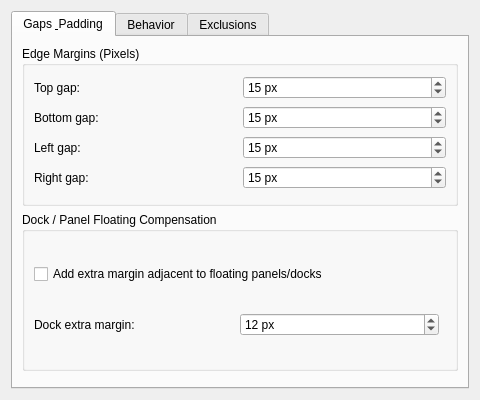
<?xml version="1.0" encoding="UTF-8"?>
<ui version="4.0">
    <class>KgapsConfig</class>
    <widget class="QWidget" name="KgapsConfig">
        <property name="geometry">
            <rect>
                <x>0</x>
                <y>0</y>
                <width>480</width>
                <height>400</height>
            </rect>
        </property>
        <layout class="QVBoxLayout" name="mainLayout">
            <item>
                <widget class="QTabWidget" name="tabWidget">
                    <!-- Tab 1: Gaps & Padding -->
                    <widget class="QWidget" name="tabPadding">
                        <attribute name="title">
                            <string>Gaps &amp; Padding</string>
                        </attribute>
                        <layout class="QVBoxLayout" name="paddingLayout">
                            <item>
                                <widget class="QGroupBox" name="groupGaps">
                                    <property name="title">
                                        <string>Edge Margins (Pixels)</string>
                                    </property>
                                    <layout class="QGridLayout" name="gridLayoutGaps">
                                        <!-- Top -->
                                        <item row="0" column="0">
                                            <widget class="QLabel" name="labelTop">
                                                <property name="text">
                                                    <string>Top gap:</string>
                                                </property>
                                            </widget>
                                        </item>
                                        <item row="0" column="1">
                                            <widget class="QSpinBox" name="kcfg_gapTop">
                                                <property name="minimum">
                                                    <number>0</number>
                                                </property>
                                                <property name="maximum">
                                                    <number>200</number>
                                                </property>
                                                <property name="value">
                                                    <number>15</number>
                                                </property>
                                                <property name="suffix">
                                                    <string> px</string>
                                                </property>
                                            </widget>
                                        </item>
                                        <!-- Bottom -->
                                        <item row="1" column="0">
                                            <widget class="QLabel" name="labelBottom">
                                                <property name="text">
                                                    <string>Bottom gap:</string>
                                                </property>
                                            </widget>
                                        </item>
                                        <item row="1" column="1">
                                            <widget class="QSpinBox" name="kcfg_gapBottom">
                                                <property name="minimum">
                                                    <number>0</number>
                                                </property>
                                                <property name="maximum">
                                                    <number>200</number>
                                                </property>
                                                <property name="value">
                                                    <number>15</number>
                                                </property>
                                                <property name="suffix">
                                                    <string> px</string>
                                                </property>
                                            </widget>
                                        </item>
                                        <!-- Left -->
                                        <item row="2" column="0">
                                            <widget class="QLabel" name="labelLeft">
                                                <property name="text">
                                                    <string>Left gap:</string>
                                                </property>
                                            </widget>
                                        </item>
                                        <item row="2" column="1">
                                            <widget class="QSpinBox" name="kcfg_gapLeft">
                                                <property name="minimum">
                                                    <number>0</number>
                                                </property>
                                                <property name="maximum">
                                                    <number>200</number>
                                                </property>
                                                <property name="value">
                                                    <number>15</number>
                                                </property>
                                                <property name="suffix">
                                                    <string> px</string>
                                                </property>
                                            </widget>
                                        </item>
                                        <!-- Right -->
                                        <item row="3" column="0">
                                            <widget class="QLabel" name="labelRight">
                                                <property name="text">
                                                    <string>Right gap:</string>
                                                </property>
                                            </widget>
                                        </item>
                                        <item row="3" column="1">
                                            <widget class="QSpinBox" name="kcfg_gapRight">
                                                <property name="minimum">
                                                    <number>0</number>
                                                </property>
                                                <property name="maximum">
                                                    <number>200</number>
                                                </property>
                                                <property name="value">
                                                    <number>15</number>
                                                </property>
                                                <property name="suffix">
                                                    <string> px</string>
                                                </property>
                                            </widget>
                                        </item>
                                    </layout>
                                </widget>
                            </item>
                            <item>
                                <widget class="QGroupBox" name="groupDock">
                                    <property name="title">
                                        <string>Dock / Panel Floating Compensation</string>
                                    </property>
                                    <layout class="QVBoxLayout" name="layoutDock">
                                        <item>
                                            <widget class="QCheckBox" name="kcfg_compensateDock">
                                                <property name="text">
                                                    <string>Add extra margin adjacent to floating panels/docks</string>
                                                </property>
                                                <property name="toolTip">
                                                    <string>Prevents KDE floating panels from de-floating and snapping flat when a window is maximized.</string>
                                                </property>
                                            </widget>
                                        </item>
                                        <item>
                                            <layout class="QHBoxLayout" name="layoutDockMargin">
                                                <item>
                                                    <widget class="QLabel" name="labelDockMargin">
                                                        <property name="text">
                                                            <string>Dock extra margin:</string>
                                                        </property>
                                                    </widget>
                                                </item>
                                                <item>
                                                    <widget class="QSpinBox" name="kcfg_dockMargin">
                                                        <property name="minimum">
                                                            <number>0</number>
                                                        </property>
                                                        <property name="maximum">
                                                            <number>50</number>
                                                        </property>
                                                        <property name="value">
                                                            <number>12</number>
                                                        </property>
                                                        <property name="suffix">
                                                            <string> px</string>
                                                        </property>
                                                    </widget>
                                                </item>
                                                <item>
                                                    <spacer name="dockMarginSpacer">
                                                        <property name="orientation">
                                                            <enum>Qt::Horizontal</enum>
                                                        </property>
                                                    </spacer>
                                                </item>
                                            </layout>
                                        </item>
                                    </layout>
                                </widget>
                            </item>
                            <item>
                                <spacer name="spacerPadding">
                                    <property name="orientation">
                                        <enum>Qt::Vertical</enum>
                                    </property>
                                </spacer>
                            </item>
                        </layout>
                    </widget>

                    <!-- Tab 2: Window Behavior -->
                    <widget class="QWidget" name="tabBehavior">
                        <attribute name="title">
                            <string>Behavior</string>
                        </attribute>
                        <layout class="QVBoxLayout" name="behaviorLayout">
                            <item>
                                <widget class="QCheckBox" name="kcfg_autoMaximizeNewWindows">
                                    <property name="text">
                                        <string>Automatically maximize newly opened windows (with gaps)</string>
                                    </property>
                                    <property name="toolTip">
                                        <string>When enabled, every eligible application window will automatically maximize with gaps upon launch.</string>
                                    </property>
                                </widget>
                            </item>
                            <item>
                                <widget class="QCheckBox" name="kcfg_applyToFullscreen">
                                    <property name="text">
                                        <string>Apply gaps to fullscreen windows</string>
                                    </property>
                                    <property name="toolTip">
                                        <string>By default, true fullscreen windows (e.g. video players, games) remain full screen. Enable this to force padding onto fullscreen apps.</string>
                                    </property>
                                </widget>
                            </item>
                            <item>
                                <spacer name="spacerBehavior">
                                    <property name="orientation">
                                        <enum>Qt::Vertical</enum>
                                    </property>
                                </spacer>
                            </item>
                        </layout>
                    </widget>

                    <!-- Tab 3: Exclusions -->
                    <widget class="QWidget" name="tabIgnored">
                        <attribute name="title">
                            <string>Exclusions</string>
                        </attribute>
                        <layout class="QVBoxLayout" name="ignoredLayout">
                            <item>
                                <widget class="QLabel" name="labelIgnoredInfo">
                                    <property name="text">
                                        <string>System overlays (plasmashell, krunner, spectacle, polkit, etc.) are always excluded.

Add extra apps below by their window class name (comma-separated, e.g. "discord, steam, gimp"):</string>
                                    </property>
                                    <property name="wordWrap">
                                        <bool>true</bool>
                                    </property>
                                </widget>
                            </item>
                            <item>
                                <widget class="QLineEdit" name="kcfg_ignoredApps">
                                    <property name="placeholderText">
                                        <string>e.g. steam, vlc, discord</string>
                                    </property>
                                </widget>
                            </item>
                            <item>
                                <spacer name="spacerIgnored">
                                    <property name="orientation">
                                        <enum>Qt::Vertical</enum>
                                    </property>
                                </spacer>
                            </item>
                        </layout>
                    </widget>
                </widget>
            </item>
        </layout>
    </widget>
</ui>
